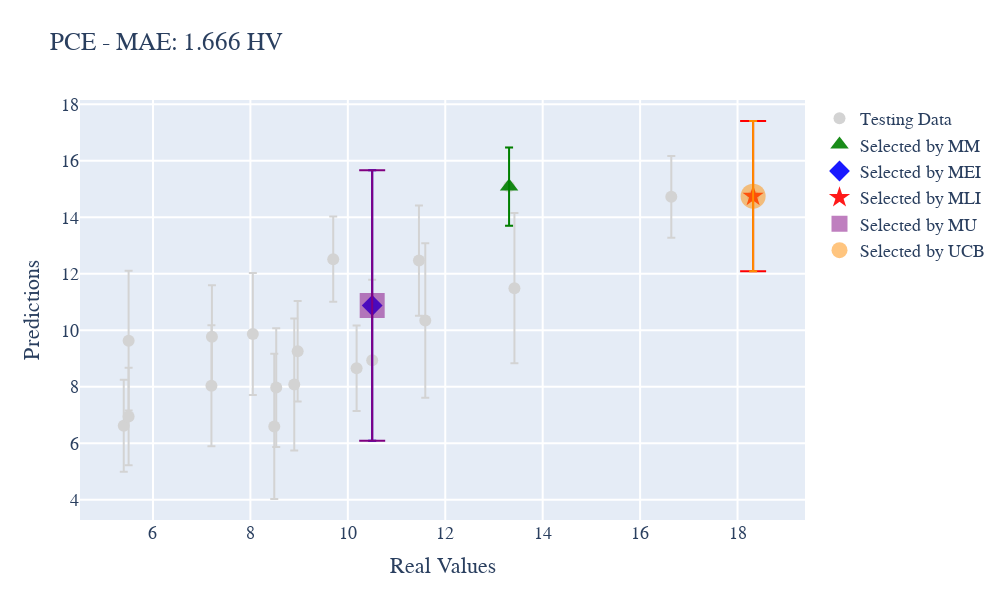

The notebook cell saved with this chart:
### Code cell
plotly.offline.init_notebook_mode(connected=True)

layout0= go.Layout(title= "PCE - MAE: %.3f HV" %MAE_testing, hovermode= 'closest',
                   font = dict(family='Times New Roman',size=18),
                   xaxis= dict(title= 'Real Values',zeroline= False, gridwidth= 2),
                   yaxis= dict(title= 'Predictions',zeroline= False, gridwidth= 2),#range=[-350,3750]),
                   height=600,
                   width=1000,
     showlegend= True                 
)

fit  = np.linspace(min(df['PCE']), max(df['PCE']))
trace0 = go.Scatter(x = train_outputs, y = y_train, mode = 'markers', text=train_inputs.index, marker= dict(size= 12, color= 'blue'),name='Training Data')
trace1 = go.Scatter(x = test_outputs ,y = y_pred, mode = 'markers', text=test_inputs.index,marker= dict(size= 12, color= 'lightgray'), 
                    error_y = dict(type='data',array=y_std,visible=True),name='Testing Data')
trace2 = go.Scatter(x = fit ,y = fit, mode = 'lines', marker= dict(size= 12, color= 'black'), text = 'Fit',name='Linear Fit')

trace_mm = go.Scatter(x = [test_outputs[test_outputs.index[mm_selection]]] ,y = [y_pred[mm_selection]], mode = 'markers', text=test_inputs.index,marker= dict(symbol = 'triangle-up',size= 16, color= 'green',opacity=0.9), 
                    error_y = dict(type='data',array=[y_std[mm_selection]],visible=True),name='Selected by MM')

trace_mei = go.Scatter(x = [test_outputs[test_outputs.index[mei_selection]]] ,y = [y_pred[mei_selection]], mode = 'markers', text=test_inputs.index,marker= dict(symbol = 'diamond',size= 16, color= 'blue',opacity=0.9), 
                    error_y = dict(type='data',array=[y_std[mei_selection]],visible=True),name='Selected by MEI')

trace_mli = go.Scatter(x = [test_outputs[test_outputs.index[mli_selection]]] ,y = [y_pred[mli_selection]], mode = 'markers', text=test_inputs.index,marker= dict(symbol = 'star',size= 16, color= 'red',opacity=0.9), 
                    error_y = dict(type='data',array=[y_std[mli_selection]],visible=True,width=13),name='Selected by MLI')

trace_mu = go.Scatter(x = [test_outputs[test_outputs.index[mu_selection]]] ,y = [y_pred[mu_selection]], mode = 'markers', text=test_inputs.index,marker= dict(symbol = 'square',size= 25, color= 'purple',opacity=0.5), 
                    error_y = dict(type='data',array=[y_std[mu_selection]],visible=True,width=13),name='Selected by MU')

trace_ucb = go.Scatter(x = [test_outputs[test_outputs.index[ucb_selection]]] ,y = [y_pred[ucb_selection]], mode = 'markers', text=test_inputs.index,marker= dict(symbol = 'circle',size= 25, color= 'darkorange',opacity=0.5), 
                    error_y = dict(type='data',array=[y_std[ucb_selection]],visible=True),name='Selected by UCB')

# data = [trace0,trace1,trace2]
# fig= go.Figure(data, layout=layout0)
# iplot(fig)

data1 = [trace1, trace_mm, trace_mei, trace_mli ,trace_mu, trace_ucb ]
fig1= go.Figure(data1, layout=layout0)
iplot(fig1)

### Figure 1 — Plotly figure (JSON) as saved in the notebook; plotly's stock layout.template omitted (floating-point values rounded to 4 significant figures)
{"data": [{"error_y": {"array": [1.385, 1.628, 2.142, 2.102, 1.727, 1.824, 1.515, 2.334, 2.471, 2.158, 2.661, 1.954, 2.659, 2.57, 2.736, 4.79, 1.506, 2.852, 1.777, 1.445], "type": "data", "visible": true}, "marker": {"color": "lightgray", "size": 12}, "mode": "markers", "name": "Testing Data", "text": [58, 40, 34, 102, 184, 198, 95, 4, 29, 168, 171, 18, 11, 89, 110, 118, 159, 35, 136, 59], "type": "scatter", "x": [13.31, 5.4, 7.2, 8.53, 5.5, 7.21, 10.18, 8.9, 5.5, 8.05, 18.32, 11.46, 13.42, 8.49, 11.59, 10.5, 9.7, 10.5, 8.97, 16.64], "y": [15.09, 6.625, 8.04, 7.975, 6.951, 9.774, 8.66, 8.084, 9.634, 9.869, 14.75, 12.47, 11.49, 6.599, 10.35, 10.88, 12.52, 8.942, 9.262, 14.73]}, {"error_y": {"array": [1.385], "type": "data", "visible": true}, "marker": {"color": "green", "opacity": 0.9, "size": 16, "symbol": "triangle-up"}, "mode": "markers", "name": "Selected by MM", "text": [58, 40, 34, 102, 184, 198, 95, 4, 29, 168, 171, 18, 11, 89, 110, 118, 159, 35, 136, 59], "type": "scatter", "x": [13.31], "y": [15.09]}, {"error_y": {"array": [4.79], "type": "data", "visible": true}, "marker": {"color": "blue", "opacity": 0.9, "size": 16, "symbol": "diamond"}, "mode": "markers", "name": "Selected by MEI", "text": [58, 40, 34, 102, 184, 198, 95, 4, 29, 168, 171, 18, 11, 89, 110, 118, 159, 35, 136, 59], "type": "scatter", "x": [10.5], "y": [10.88]}, {"error_y": {"array": [2.661], "type": "data", "visible": true, "width": 13}, "marker": {"color": "red", "opacity": 0.9, "size": 16, "symbol": "star"}, "mode": "markers", "name": "Selected by MLI", "text": [58, 40, 34, 102, 184, 198, 95, 4, 29, 168, 171, 18, 11, 89, 110, 118, 159, 35, 136, 59], "type": "scatter", "x": [18.32], "y": [14.75]}, {"error_y": {"array": [4.79], "type": "data", "visible": true, "width": 13}, "marker": {"color": "purple", "opacity": 0.5, "size": 25, "symbol": "square"}, "mode": "markers", "name": "Selected by MU", "text": [58, 40, 34, 102, 184, 198, 95, 4, 29, 168, 171, 18, 11, 89, 110, 118, 159, 35, 136, 59], "type": "scatter", "x": [10.5], "y": [10.88]}, {"error_y": {"array": [2.661], "type": "data", "visible": true}, "marker": {"color": "darkorange", "opacity": 0.5, "size": 25, "symbol": "circle"}, "mode": "markers", "name": "Selected by UCB", "text": [58, 40, 34, 102, 184, 198, 95, 4, 29, 168, 171, 18, 11, 89, 110, 118, 159, 35, 136, 59], "type": "scatter", "x": [18.32], "y": [14.75]}], "layout": {"font": {"family": "Times New Roman", "size": 18}, "height": 600, "hovermode": "closest", "showlegend": true, "title": {"text": "PCE - MAE: 1.666 HV"}, "width": 1000, "xaxis": {"gridwidth": 2, "title": {"text": "Real Values"}, "zeroline": false}, "yaxis": {"gridwidth": 2, "title": {"text": "Predictions"}, "zeroline": false}}}
